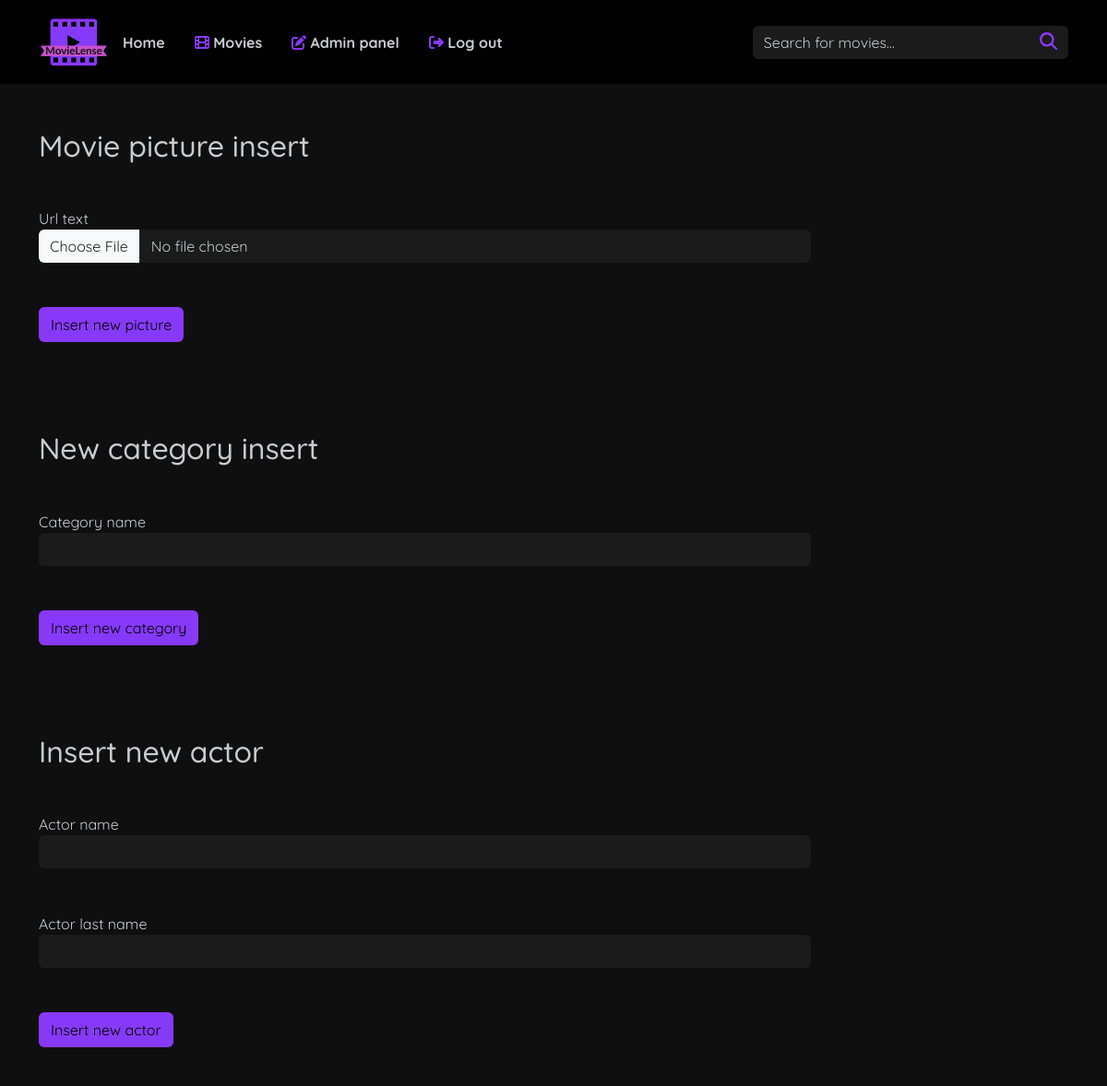
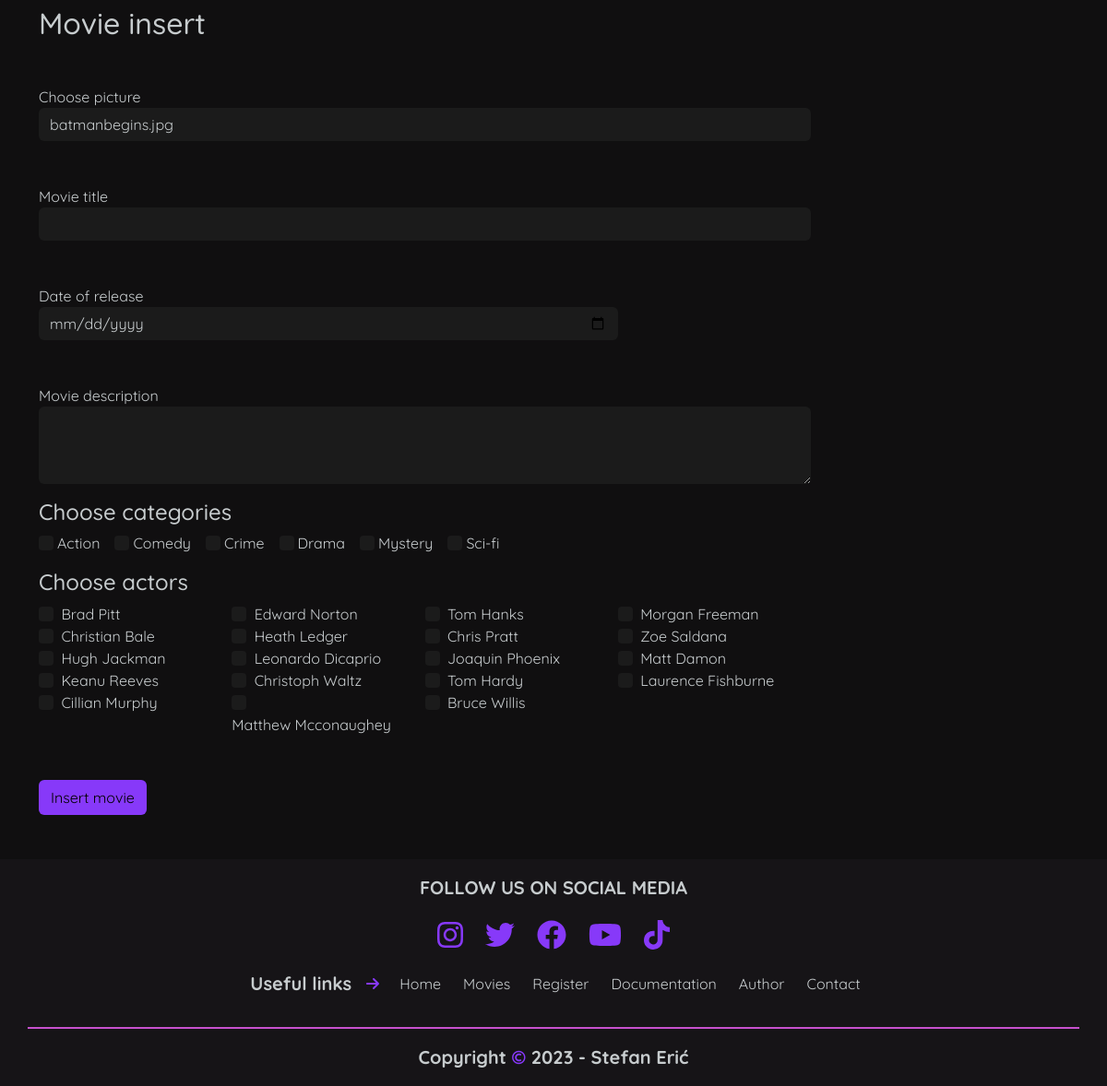
The app's page /index.php?page=insertMovie (signed in) with its own data (2 pictures, top to bottom).
### tables this page shows
CREATE TABLE `navigation_items` (
  `item_id` int(11) NOT NULL,
  `item_text` varchar(255) NOT NULL,
  `item_url` varchar(255) NOT NULL,
  `item_type` varchar(2) DEFAULT NULL,
  `item_ico` varchar(255) DEFAULT NULL
);

CREATE TABLE `category` (
  `category_id` int(11) NOT NULL,
  `category_name` varchar(255) NOT NULL
);

CREATE TABLE `actor` (
  `actor_id` int(11) NOT NULL,
  `actor_name` varchar(40) NOT NULL,
  `actor_lastname` varchar(40) NOT NULL
);

### models/functions.php (called while the page is built, shortened)
<?php
function getFooterLinks(){
    global $conn;
        $query = "SELECT * FROM navigation_items WHERE item_type IS NULL OR item_type = 'f'";
        $links = $conn->query($query);
        return $links;
}
function getHeaderLinks(){
    global $conn;
        $query = "SELECT * FROM navigation_items WHERE item_type IS NULL OR item_type = 'h'";
        $links = $conn->query($query);
        return $links;
}
function getAll($tableName){
    global $conn;
        $query = "SELECT * FROM $tableName";
        $all = $conn->query($query);
        return $all;
}
?>

### views/pages/insertMovie.php (the view, shortened to what this page needs)
 <main>
  <?php
  if($_SESSION['user']->role_name=="admin"){
    $allPictures = getAll("movies_pictures");
    $allActors = getAll("actor");
    $allCategories = getAll("category");
    echo '<div class="container mt-5"><h2>Movie picture insert</h2></div>';
    echo '<div class = "container">';
    echo '<form class ="w-75" enctype="multipart/form-data">
    <div class="form-group mt-5">
    <label for="newPictureUrl">Url text</label>
    <input type ="file" class="form-control inputForForm" id="newPictureUrl"/>
        </div>
        <div class="invalid-feedback" id="invalidPictureUrl">
            You must enter valid picture url.
        </div>
        <input type="button" class="btn insertButton rounded mt-5 mb-5"id="moviePictureInsert" value="Insert new picture"/>
    </form>
    </div>'
    ;
    echo '<div class="container mt-5"><h2>New category insert</h2></div>';
    echo '<div class = "container">';
    echo '<form class ="w-75">
    <div class="form-group mt-5">
    <label for="newCategoryName">Category name</label>
    <input type ="text" class="form-control inputForForm" id="newCategoryName"/>
        </div>
        <div class="invalid-feedback" id="invalidCategoryName">
            You must enter valid category name, starting with capital not longer than 40 chars.
        </div>
        <input type="button" class="btn insertButton rounded mt-5 mb-5"id="insertMovieCategory" value="Insert new category"/>
    </form>
    </div>';
    echo '<div class="container mt-5"><h2>Insert new actor</h2></div>';
    echo '<div class = "container">';
    echo '<form class ="w-75">
            <div class="form-group mt-5">
            <label for="newActorName">Actor name</label>
            <input type ="text" class="form-control inputForForm" id="newActorName"/>
            </div>
            <div class="invalid-feedback" id="invalidActorName">
                You must enter valid first name.
            </div>
            <div class = "form-group mt-5">
            <label for="newActorLastName">Actor last name</label>
                <input type ="text" class="form-control inputForForm" id="newActorLastName"/>
            </div>
        <div class="invalid-feedback" id="invalidActorLastName">
            You must enter valid last name.
        </div>
        <input type="button" class="btn insertButton rounded mt-5 mb-5"id="actorInsert" value="Insert new actor"/>
    </form>';
    echo '
    <h2>Movie insert</h2>
    <form class="w-75">
    <div class="form-group mt-5">
    <label for="pictureUrl">Choose picture</label>
    <select class="form-control inputForForm" id="pictureUrl">';
    foreach($allPictures as $picture){
        echo'<option value="'.$picture->picture_id.'">'.$picture->url.'</option>';
    }
    echo '</div>';
    echo'</select>
    </div>
    <div class="form-group mt-5">
        <label for="movieTitle">Movie title</label>
        <input type="text" class="form-control inputForForm" id="movieTitle"/>
    </div>
    <div class="invalid-feedback" id="invalidTitle">
        You must enter text including only letters, numbers and spaces, not logner than 40 characters.
    </div>
    <div class="form-group mt-5 w-75">
        <label for="movieDate">Date of release</label>
        <input type="date" class="form-control inputForForm" id="movieDate"/>
    </div>
    <div class="invalid-feedback" id="invalidDate">
            You must pick a date.
        </div>
    <div class="form-group mt-5">
        <label for="movieDescription">Movie description</label>
        <textarea class="form-control inputForForm" id="movieDescription" rows="3"></textarea>
    </div>
    <div class="invalid-feedback" id="invalidDescription">
            You must write some description.
        </div>
    <h4 class="mt-3">Choose categories</h4>
    <div class="d-flex">';
    foreach($allCategories as $category){
        echo '<input class="form-check-input inputForForm me-1" type="checkbox" name="movieCategories[]" value="'.$category->category_id.'">
                <label class="form-check-label me-3">
                '.$category->category_name.'
                </label>';
    }
    echo'
    </div>
    <div class="invalid-feedback" id="invalidCategory">
            You must chose atleast one category.
        </div>
    <h4 class="mt-3">Choose actors</h4>
    <div class="d-flex flex-wrap">';
    foreach($allActors as $actor){
        echo '<div class="w-25">
                <input class="form-check-input inputForForm me-1" type="checkbox" name="movieActors[]" value="'.$actor->actor_id.'">
                <label class="form-check-label me-3">
                '.$actor->actor_name.' '.$actor->actor_lastname.'
                </label></div>';
    }
    echo'
    </div>
    <div class="invalid-feedback" id="invalidActor">
            You must choose atleast one actor.
        </div>
    <input type="button" class="btn insertButton rounded mt-5 mb-5"id="movieInsert" value="Insert movie"/>
  </form>';
  }
  else{
    echo '<div class="alert alert-danger text-center my-5 w-50 mx-auto">
            <h1>You are not allowed to enter this page!</h1>
            </div>';
  }
  ?>
</main>

### views/fixed/header.php (shortened to what this page needs)
<nav class="navbar navbar-expand-lg navbar-light" id="navbar">
      <div class="container">
        <div id="logoDiv">
          <a class="navbar-brand" href="index.php">
            <img
              src="assets/img/MovieLense-1.png"
              class="img-fluid"
              alt="website logo"
            />
          </a>
        </div>
        <div class="collapse navbar-collapse" id="navbarSupportedContent">
          <ul class="navbar-nav me-auto mb-2 mb-lg-0">
            <?php
            $headerLinks = getHeaderLinks();
            foreach($headerLinks as $headerLink){
              if(isset($_SESSION['user'])){
               if($headerLink->item_url!="index.php?page=login" && $headerLink->item_url!="index.php?page=register"){
                  echo'  <li class="nav-item mx-2 fw-bolder">
                            <a class="nav-link" href="'.$headerLink->item_url.'"><i class="'.$headerLink->item_ico.'"></i> '.$headerLink->item_text.'</a>
                          </li>';
               }
              }
            }
            if(isset($_SESSION['user'])){
              if($_SESSION['user']->role_name=="admin"){
                echo '<li class="nav-item mx-2 fw-bolder">
                        <a class="nav-link" href="index.php?page=panel"><i class="fa-solid fa-pen-to-square ico"></i> Admin panel</a>
                      </li>';
              }
              echo '<li class="nav-item mx-2 fw-bolder">
                      <a class="nav-link" href="models/logout.php"><i class="fa-solid fa-right-from-bracket ico"></i> Log out</a>
                    </li>';
            }
            ?>
          </ul>
          <div class="navbar-text d-flex justify-content-center align-items-center">
            <form class="d-flex">
              <div class="input-group">
                <input
                  class="form-control inputForForm"
                  id="search"
                  type="search"
                  placeholder="Search for movies..."
                  aria-label="Search"
                />
                <span class="input-group-text">
                  <a><i class="fa-solid fa-search search-icon ico"></i></a>
                </span>
              </div>
            </form>
          </div>
        </div>
      </div>
</nav>

### views/fixed/footer.php
<footer id="footer">
      <div class="container d-flex justify-content-center">
        <p class="fw-bolder fs-5 text-uppercase mt-3">Follow us on social media</p>
      </div>
      <div class="container d-flex justify-content-center" id="socialMedia">
        <a href="#" class="p-1">
          <i class="fa-brands fa-instagram mx-2 fs-2 ico"></i>
        </a>
        <a href="#" class="p-1">
          <i class="fa-brands fa-twitter mx-2 fs-2 ico"></i>
        </a>
        <a href="#" class="p-1">
          <i class="fa-brands fa-facebook mx-2 fs-2 ico"></i>
        </a>
        <a href="#" class="p-1">
          <i class="fa-brands fa-youtube mx-2 fs-2 ico"></i>
        </a>
        <a href="#" class="p-1">
          <i class="fa-brands fa-tiktok mx-2 fs-2 ico"></i>
        </a>
      </div>
      <div
        class="container d-flex justify-content-center my-3 align-items-center flex-wrap"
        id="links"
      >
        <p class="fw-bolder mx-3 fs-5">Useful links</p>
        <p id="arrow"><i class="fa-solid fa-arrow-right ico"></i></p>
        <?php
            $footerLinks = getFooterLinks();
            foreach($footerLinks as $footerLink){
                if(isset($_SESSION['user'])){
                  if($footerLink->item_url!="register.php"){
                    echo '<p><a href="'.$footerLink->item_url.'" class="mx-2 p-1">'.$footerLink->item_text.'</a></p>';
                  }
                }
                else{
                  echo '<p><a href="'.$footerLink->item_url.'" class="mx-2 p-1">'.$footerLink->item_text.'</a></p>';
                }
            }
        ?>
      </div>
      <div class="container d-flex justify-content-center" id="copyrightDiv">
        <p class="fw-bolder fs-5 mt-3">Copyright <span class="ico">&copy</span> 2023 - Stefan Erić</p>
      </div>
</footer>

### assets/css/style.css (style rules this page uses)
:root { --mainColor: #171518ef; --fontColor: #c7ccce; --hoverColor: ; --ljubicasta: rgb(135, 57, 249); --roze: #c651cd; --siva: #363636; --tamnija: #1b1b1b; --navColor: #000000eb; --bgColor: #100f10; }
#logoDiv { width: 75px; }
body { overflow-x: hidden; font-family: "Quicksand", sans-serif; color: var(--fontColor); background: var(--bgColor); }
#navbar { background-color: var(--navColor); position: sticky; top: 0; width: 100vw; backdrop-filter: blur(5px); }
#navbar div span { color: var(--fontColor); }
#navbar ul li a { border-radius: 20px; color: var(--fontColor); }
#search { width: 300px; border: none; }
.input-group-text { background-color: var(--tamnija); border: none; }
.search-icon { font-size: 1.2rem; color: var(--fontColor); }
#footer { background-color: var(--mainColor); }
#copyrightDiv { border-top: 2px solid var(--roze); }
#socialMedia a { border-radius: 10px; color: var(--fontColor); }
#links a { border-radius: 10px; color: var(--fontColor); text-decoration: none; }
#arrow { margin-right: 10px; }
.ico { color: var(--ljubicasta); }
.inputForForm { background-color: var(--tamnija); border: none; color: var(--fontColor); }
.inputForForm::placeholder { color: var(--fontColor); }
.insertButton { background-color: var(--ljubicasta); color: #000; border-radius: 15px; }

### records on screen
navigation_items: item_text "Home"
navigation_items: item_text "Movies"
category: category_name "Action"
category: category_name "Comedy"
category: category_name "Crime"
category: category_name "Drama"
category: category_name "Mystery"
category: category_name "Sci-fi"
actor: actor_name "Brad", actor_lastname "Pitt"
actor: actor_name "Edward", actor_lastname "Norton"
actor: actor_name "Tom", actor_lastname "Hanks"
actor: actor_name "Morgan", actor_lastname "Freeman"
actor: actor_name "Christian", actor_lastname "Bale"
actor: actor_name "Heath", actor_lastname "Ledger"
actor: actor_name "Chris", actor_lastname "Pratt"
actor: actor_name "Zoe", actor_lastname "Saldana"
actor: actor_name "Hugh", actor_lastname "Jackman"
actor: actor_name "Leonardo", actor_lastname "Dicaprio"
actor: actor_name "Joaquin", actor_lastname "Phoenix"
actor: actor_name "Matt", actor_lastname "Damon"
actor: actor_name "Keanu", actor_lastname "Reeves"
actor: actor_name "Christoph", actor_lastname "Waltz"
actor: actor_name "Tom", actor_lastname "Hardy"
actor: actor_name "Laurence", actor_lastname "Fishburne"
actor: actor_name "Cillian", actor_lastname "Murphy"
actor: actor_name "Matthew", actor_lastname "Mcconaughey"
actor: actor_name "Bruce", actor_lastname "Willis"
navigation_items: item_text "Register"
navigation_items: item_text "Documentation"
navigation_items: item_text "Author"
navigation_items: item_text "Contact"

### other values on screen
form field value "batmanbegins.jpg"
